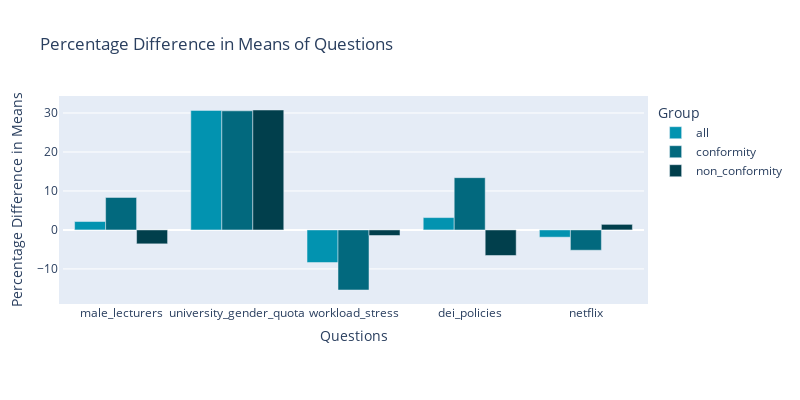

The notebook cell saved with this chart:
### Code cell
# log scale

# create a grouped bar chart for the percentage differences in the means of the questions in plotly
fig = px.bar(plot_data, x=plot_data.index, y=['all', 'conformity', 'non_conformity'], barmode='group', title='Percentage Difference in Means of Questions', color_discrete_map={'all':'#0293b0', 'conformity':'#02697e', 'non_conformity':'#013f4c'}, labels={'value':'Percentage Difference in Means', 'variable':'Group', 'index':'Questions'})
#increase plot size
fig.update_layout(
    autosize=False,
    width=800,
    height=400,
    margin=dict(
        l=50,
        r=50,
        b=100,
        t=100,
        pad=4
    )
)    

fig.show()

### Figure 1 — Plotly figure (JSON) as saved in the notebook; plotly's stock layout.template omitted (floating-point values rounded to 4 significant figures)
{"data": [{"alignmentgroup": "True", "hovertemplate": "Group=all<br>Questions=%{x}<br>Percentage Difference in Means=%{y}<extra></extra>", "legendgroup": "all", "marker": {"color": "#0293b0", "pattern": {"shape": ""}}, "name": "all", "offsetgroup": "all", "orientation": "v", "showlegend": true, "textposition": "auto", "type": "bar", "x": ["male_lecturers", "university_gender_quota", "workload_stress", "dei_policies", "netflix"], "xaxis": "x", "y": [2.159, 30.67, -8.364, 3.168, -1.859], "yaxis": "y"}, {"alignmentgroup": "True", "hovertemplate": "Group=conformity<br>Questions=%{x}<br>Percentage Difference in Means=%{y}<extra></extra>", "legendgroup": "conformity", "marker": {"color": "#02697e", "pattern": {"shape": ""}}, "name": "conformity", "offsetgroup": "conformity", "orientation": "v", "showlegend": true, "textposition": "auto", "type": "bar", "x": ["male_lecturers", "university_gender_quota", "workload_stress", "dei_policies", "netflix"], "xaxis": "x", "y": [8.333, 30.56, -15.41, 13.41, -5.208], "yaxis": "y"}, {"alignmentgroup": "True", "hovertemplate": "Group=non_conformity<br>Questions=%{x}<br>Percentage Difference in Means=%{y}<extra></extra>", "legendgroup": "non_conformity", "marker": {"color": "#013f4c", "pattern": {"shape": ""}}, "name": "non_conformity", "offsetgroup": "non_conformity", "orientation": "v", "showlegend": true, "textposition": "auto", "type": "bar", "x": ["male_lecturers", "university_gender_quota", "workload_stress", "dei_policies", "netflix"], "xaxis": "x", "y": [-3.571, 30.77, -1.429, -6.557, 1.429], "yaxis": "y"}], "layout": {"autosize": false, "barmode": "group", "height": 400, "legend": {"title": {"text": "Group"}, "tracegroupgap": 0}, "margin": {"b": 100, "l": 50, "pad": 4, "r": 50, "t": 100}, "title": {"text": "Percentage Difference in Means of Questions"}, "width": 800, "xaxis": {"anchor": "y", "domain": [0, 1], "title": {"text": "Questions"}}, "yaxis": {"anchor": "x", "domain": [0, 1], "title": {"text": "Percentage Difference in Means"}}}}
